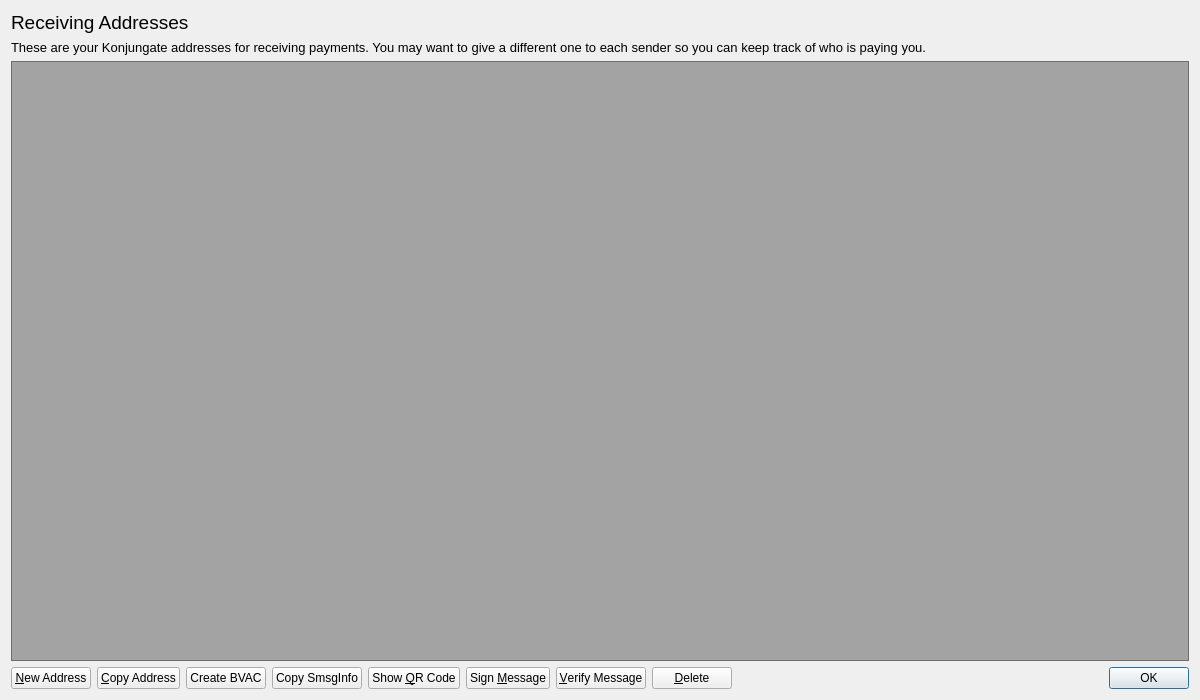
<?xml version="1.0" encoding="UTF-8"?>
<ui version="4.0">
 <class>AddressBookPage</class>
 <widget class="QWidget" name="AddressBookPage">
  <property name="geometry">
   <rect>
    <x>0</x>
    <y>0</y>
    <width>1200</width>
    <height>700</height>
   </rect>
  </property>
  <property name="windowTitle">
   <string>Address Book</string>
  </property>
  <property name="styleSheet">
   <string notr="true"/>
  </property>
  <layout class="QVBoxLayout" name="verticalLayout">
   <item>
    <widget class="QLabel" name="AddressLabelName">
     <property name="font">
      <font>
       <pointsize>14</pointsize>
      </font>
     </property>
     <property name="text">
      <string>Receiving Addresses</string>
     </property>
    </widget>
   </item>
   <item>
    <widget class="QLabel" name="labelExplanation">
     <property name="font">
      <font>
       <pointsize>10</pointsize>
      </font>
     </property>
     <property name="text">
      <string>These are your Konjungate addresses for receiving payments. You may want to give a different one to each sender so you can keep track of who is paying you.</string>
     </property>
     <property name="textFormat">
      <enum>Qt::PlainText</enum>
     </property>
     <property name="wordWrap">
      <bool>true</bool>
     </property>
    </widget>
   </item>
   <item>
    <widget class="QTableView" name="tableView">
     <property name="font">
      <font>
       <pointsize>10</pointsize>
      </font>
     </property>
     <property name="contextMenuPolicy">
      <enum>Qt::CustomContextMenu</enum>
     </property>
     <property name="toolTip">
      <string>Double-click to edit address or label</string>
     </property>
     <property name="styleSheet">
      <string notr="true">background: transparent;
background-color: rgba(20, 20, 20, 0.35);
color: rgb(255, 255, 255);
</string>
     </property>
     <property name="tabKeyNavigation">
      <bool>false</bool>
     </property>
     <property name="selectionMode">
      <enum>QAbstractItemView::SingleSelection</enum>
     </property>
     <property name="selectionBehavior">
      <enum>QAbstractItemView::SelectRows</enum>
     </property>
     <property name="sortingEnabled">
      <bool>true</bool>
     </property>
     <attribute name="verticalHeaderVisible">
      <bool>false</bool>
     </attribute>
    </widget>
   </item>
   <item>
    <layout class="QHBoxLayout" name="horizontalLayout">
     <item>
      <widget class="QPushButton" name="newAddressButton">
       <property name="toolTip">
        <string>Create a new address</string>
       </property>
       <property name="text">
        <string>&amp;New Address</string>
       </property>
      </widget>
     </item>
     <item>
      <widget class="QPushButton" name="copyToClipboard">
       <property name="toolTip">
        <string>Copy the currently selected address to the system clipboard</string>
       </property>
       <property name="text">
        <string>&amp;Copy Address</string>
       </property>
      </widget>
     </item>
     <item>
      <widget class="QPushButton" name="showBVACencode">
       <property name="text">
        <string>Create BVAC</string>
       </property>
      </widget>
     </item>
     <item>
      <widget class="QPushButton" name="copySmsgInfo">
       <property name="toolTip">
        <string>Copy the currently selected address smsg info to the system clipboard</string>
       </property>
       <property name="text">
        <string>Copy SmsgInfo</string>
       </property>
      </widget>
     </item>
     <item>
      <widget class="QPushButton" name="showQRCode">
       <property name="text">
        <string>Show &amp;QR Code</string>
       </property>
      </widget>
     </item>
     <item>
      <widget class="QPushButton" name="signMessage">
       <property name="toolTip">
        <string>Sign a message to prove you own a Konjungate address</string>
       </property>
       <property name="text">
        <string>Sign &amp;Message</string>
       </property>
      </widget>
     </item>
     <item>
      <widget class="QPushButton" name="verifyMessage">
       <property name="toolTip">
        <string>Verify a message to ensure it was signed with a specified Konjungate address</string>
       </property>
       <property name="text">
        <string>&amp;Verify Message</string>
       </property>
      </widget>
     </item>
     <item>
      <widget class="QPushButton" name="deleteButton">
       <property name="toolTip">
        <string>Delete the currently selected address from the list</string>
       </property>
       <property name="text">
        <string>&amp;Delete</string>
       </property>
      </widget>
     </item>
     <item>
      <spacer name="horizontalSpacer">
       <property name="orientation">
        <enum>Qt::Horizontal</enum>
       </property>
       <property name="sizeHint" stdset="0">
        <size>
         <width>40</width>
         <height>20</height>
        </size>
       </property>
      </spacer>
     </item>
     <item>
      <widget class="QDialogButtonBox" name="buttonBox">
       <property name="sizePolicy">
        <sizepolicy hsizetype="Maximum" vsizetype="Fixed">
         <horstretch>0</horstretch>
         <verstretch>0</verstretch>
        </sizepolicy>
       </property>
       <property name="standardButtons">
        <set>QDialogButtonBox::Ok</set>
       </property>
      </widget>
     </item>
    </layout>
   </item>
  </layout>
 </widget>
 <resources/>
 <connections/>
</ui>
